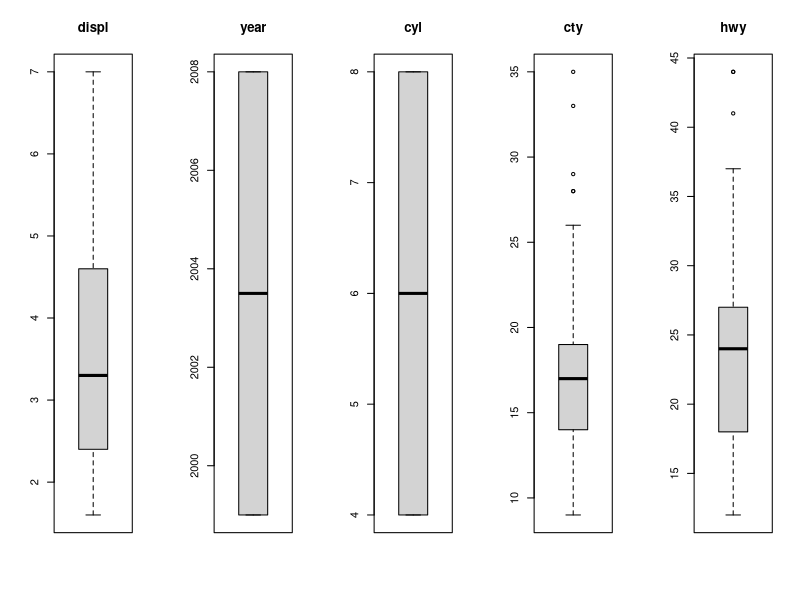
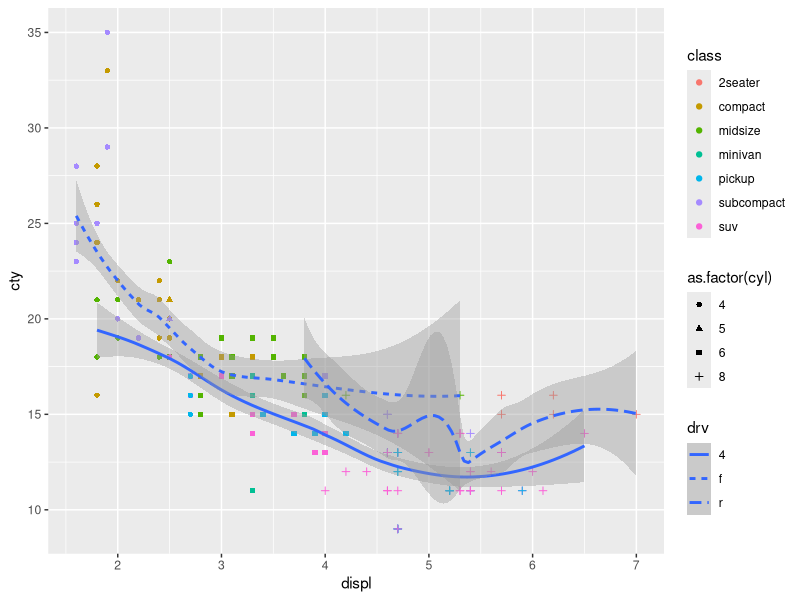
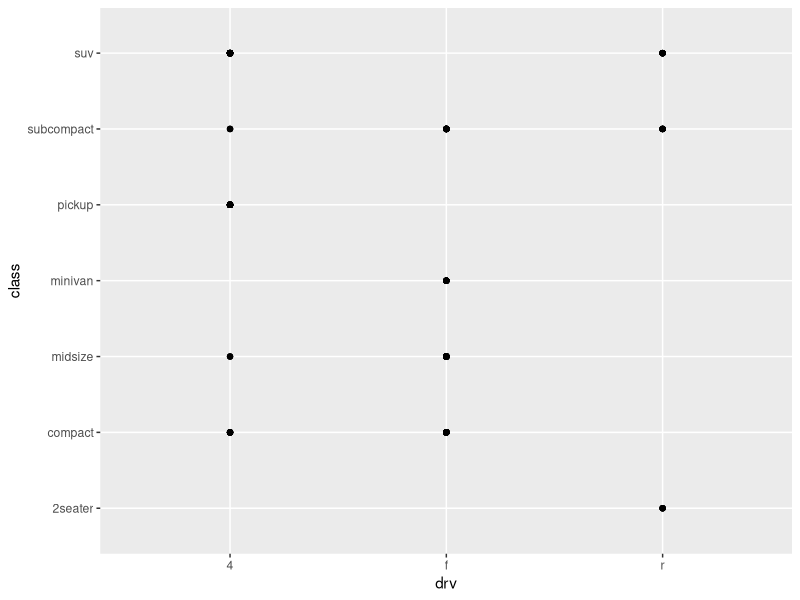
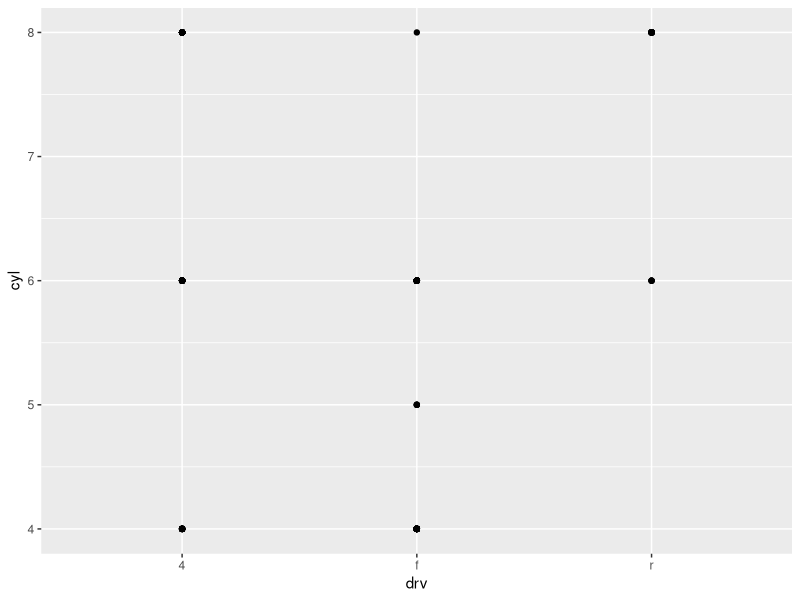
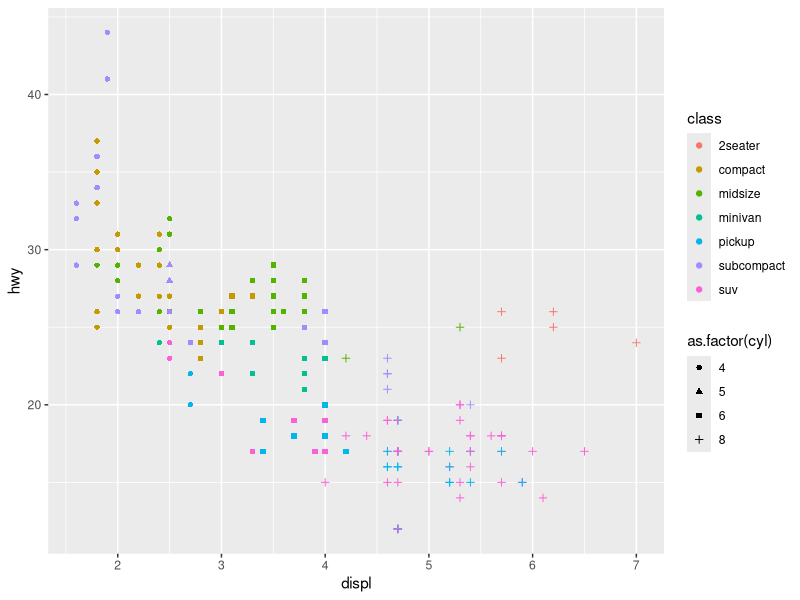
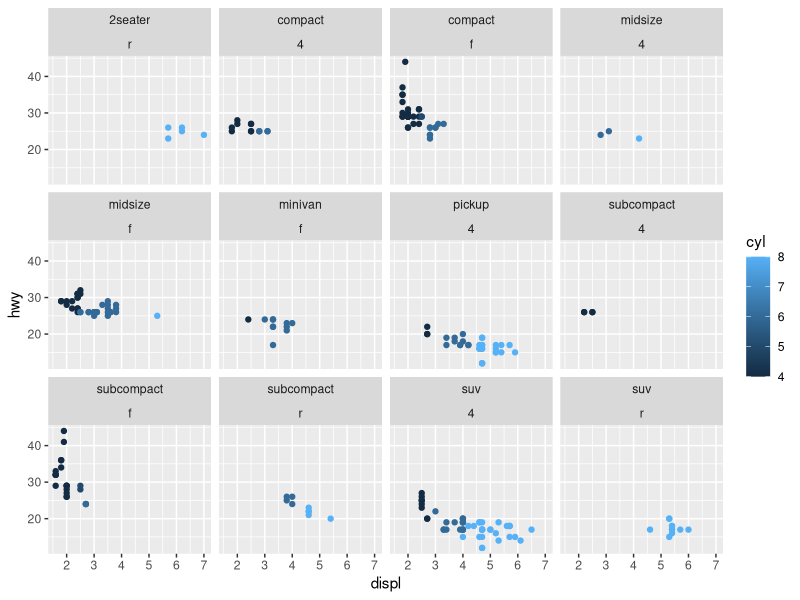
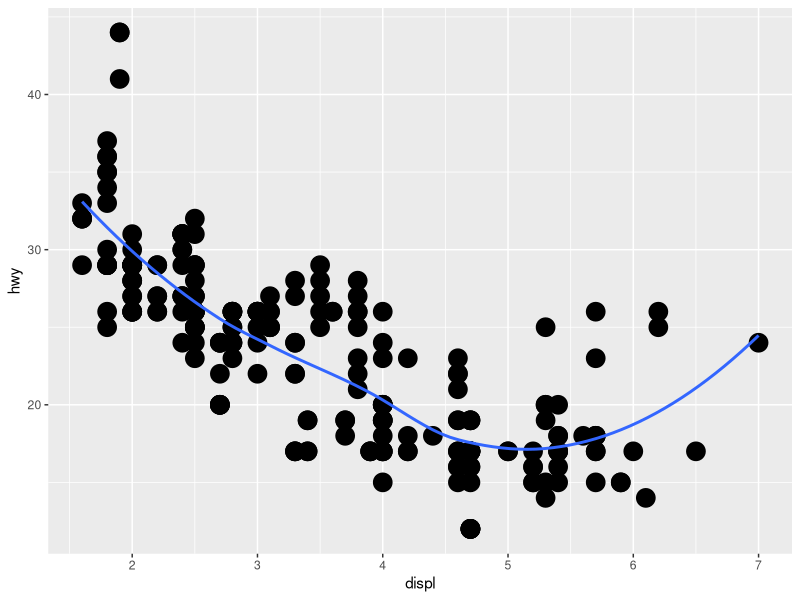
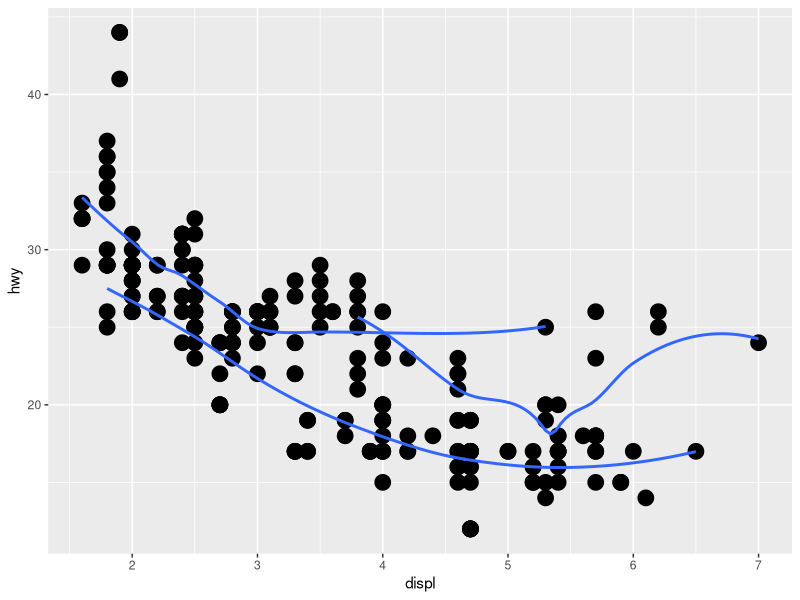

These charts were generated, in order, by the following R code:
library(tidyverse)

view(mpg)

na_count <- vector(mode='integer',length=ncol(mpg))
for(i in ncol(mpg)){
  na_count[i] <- sum(is.na(mpg[,i]))
}
print(na_count)

str(mpg)
summary(mpg)
head(mpg,6)


par(mfrow=c(1,5))
boxplot(mpg["displ"],main=names(mpg["displ"]))
boxplot(mpg["year"],main=names(mpg["year"]))
boxplot(mpg["cyl"],main=names(mpg["cyl"]))
boxplot(mpg["cty"],main=names(mpg["cty"]))
boxplot(mpg["hwy"],main=names(mpg["hwy"]))

# Correlation between engine power and city miles per gallon 
# classified by class of the car.
# Added the geometric smooth curve also.
# There will be 62 missing values when class is classified using shape because
# only 6 shapes can be represented by default and all of the 7th category's entries will be discarded.
ggplot(mpg, aes(x=displ,y=cty)) +
  geom_point(aes(color=class,shape=as.factor(cyl))) +
  geom_smooth(aes(linetype=drv))

# Correlation between drive type and class of the car
ggplot(mpg) +
  geom_point(aes(x=drv, y=class))

# Correlation between drive type and number of cylinders
ggplot(mpg) +
  geom_point(aes(x=drv, y=cyl))

# Correlation between engine power and class of car
# classified by number of cylinders. Plotted this to see the trend and outliers in the trend
ggplot(mpg) +
  geom_point(aes(x=displ,y=hwy,color=class,shape=as.factor(cyl)))


# Correlation between engine power and highway miles per gallon
# classified by class of the car, number of cylinders and drive type.
ggplot(mpg) +
  geom_point(aes(x=displ,y=hwy,color=cyl)) +
  #facet_wrap(.~ class)
  facet_wrap(class ~ drv)


# Testing out different plots of correlation between displ, hwy and drv

ggplot(mpg, aes(x=displ,y=hwy)) +
  geom_point(size=6) +
  geom_smooth(se=FALSE)

ggplot(mpg, aes(x=displ,y=hwy)) +
  geom_point(size=5) +
  geom_smooth(data=filter(mpg,drv==4),se=FALSE) +
  geom_smooth(data=filter(mpg,drv=='r'),se=FALSE) +
  geom_smooth(data=filter(mpg,drv=='f'),se=FALSE) 

ggplot(mpg, aes(x=displ,y=hwy,color=drv)) +
  geom_point(size=5) 
  #geom_smooth(data=filter(mpg,drv=='r'),se=FALSE) 
  #geom_smooth(data=filter(mpg,drv==4),se=FALSE) +
  #geom_smooth(data=filter(mpg,drv=='f'),se=FALSE) 
